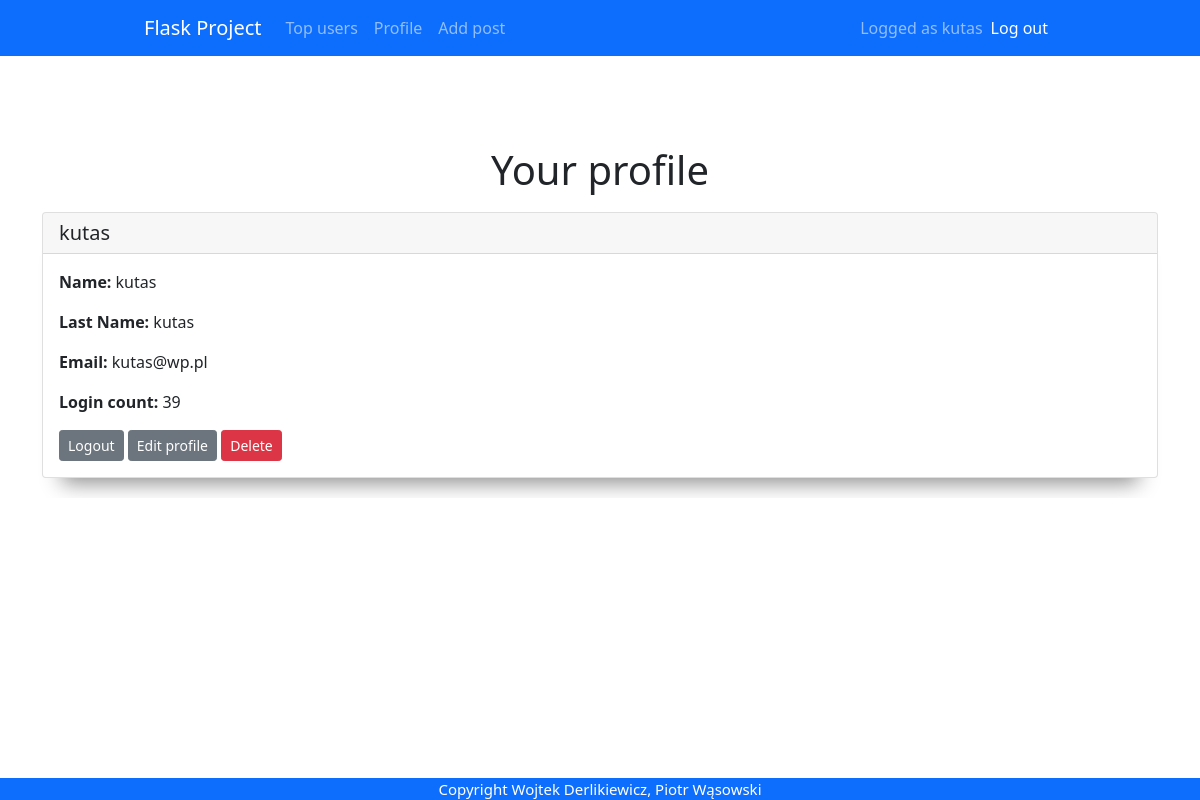
The app's page /profile (signed in) with its own data.
### app.py (models this page shows)
class User(db.Model, UserMixin):
    id = db.Column(db.Integer, primary_key = True)
    email = db.Column(db.String(30), nullable=False, unique=True)
    name = db.Column(db.String(20), nullable=False)
    last_name = db.Column(db.String(20), nullable=False)
    password = db.Column(db.String(80), nullable=False)
    login_count = db.Column(db.Integer, nullable=False, default=0)
    isAdmin = db.Column(db.Boolean(), nullable=False, default=False)

### app.py (the view)
@app.route('/profile', methods=['GET', 'POST'])
@login_required
def profile():
    user = current_user
    return render_template('profile.html', user=user)

### app.py (called while the page is built)
@login_manager.user_loader
def load_user(user_id):
    return User.query.get(int(user_id))

### templates/profile.html
{% extends "base.html" %} {% block title %}profile{% endblock %} {% block
content %}
<h1>Your profile</h1>
<div class="card">
  <h5 class="card-header">{{ current_user.name }}</h5>
  <div class="card-body">
    <p class="card-text"><b>Name:</b> {{ current_user.name }}</p>
    <p class="card-text"><b>Last Name:</b> {{ current_user.last_name }}</p>
    <p class="card-text"><b>Email:</b> {{ current_user.email }}</p>
    <p class="card-text"><b>Login count:</b> {{ current_user.login_count }}</p>
    <a href="logout" class="btn btn-secondary btn-sm">Logout</a>
    <a href="/update/{{user.id}}" class="btn btn-secondary btn-sm"
      >Edit profile</a
    >
    <a href="/delete/{{user.id}}" class="btn btn btn-danger btn-sm">Delete</a>
  </div>
</div>
{% endblock %}

### templates/base.html (shortened to what this page needs)
<!DOCTYPE html>
<html lang="pl">
  <head>
    {% block styles %}
    <link
      rel="stylesheet"
      href="{{url_for('.static', filename='styles/base.css')}}"
    />
    <link
      href="https://cdn.jsdelivr.net/npm/bootstrap@5.1.3/dist/css/bootstrap.min.css"
      rel="stylesheet"
    />
    {% endblock %}
  </head>
  <body>
    <nav class="navbar navbar-expand-lg navbar-dark bg-primary">
      <div class="container-fluid">
        <a class="navbar-brand" href="{{url_for('home')}}">Flask Project</a>
        <div class="collapse navbar-collapse" id="navbarText">
          <ul class="navbar-nav me-auto mb-2 mb-lg-0">
            <li class="nav-item">
              <a class="nav-link" href="{{url_for('topUsers')}}">Top users</a>
            </li>
            {% if current_user.is_authenticated %}
            <li class="nav-item">
              <a class="nav-link" href="{{url_for('profile')}}">Profile</a>
            </li>
            <li class="nav-item">
              <a class="nav-link" href="{{url_for('add_post')}}">Add post</a>
            </li>
             {% endif %}
          </ul>
          {% if current_user.is_authenticated %}
          <span class="navbar-text"> Logged as {{current_user.name }} </span>
          <span class="navbar-item">
            <ul class="navbar-nav me-auto mb-2 mb-lg-0">
              <li class="nav-item">
                <a
                  class="nav-link active"
                  aria-current="page"
                  href="{{url_for('logout')}}"
                  >Log out</a
                >
              </li>
            </ul>
          </span>
          {% endif %}
        </div>
      </div>
    </nav>
    <div class="container">{% block content %} {% endblock %}</div>
    <footer>Copyright Wojtek Derlikiewicz, Piotr Wąsowski</footer>
  </body>
</html>

### static/styles/base.css (style rules this page uses)
html { overflow: -moz-scrollbars-vertical; overflow-y: scroll; }
body { margin: 0; background-color: dimgrey; font-family: "Roboto", sans-serif; }
a { text-decoration: none; }
.container { overflow: hidden; margin-top: 30px; padding-top: 50px; display: grid; place-items: center; }
.container-fluid { width: 78% !important; }
h1 { padding: 10px; }
.card { width: 100%; height: fit-content; margin-bottom: 20px; box-shadow: rgba(0, 0, 0, 0.45) 0px 25px 20px -20px; }
footer { position: fixed; bottom: 0; width: 100%; background-color: #0d6efd; color: white; font-size: 15px; text-align: center; }

### records on screen
User: name "kutas", last_name "kutas", email "kutas@wp.pl", login_count "39"
